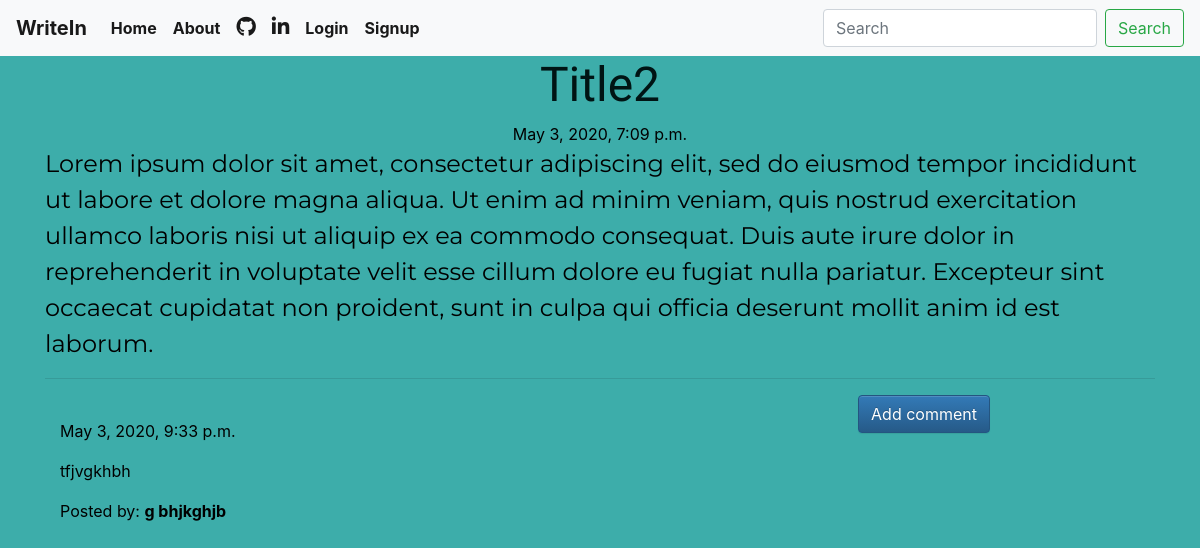
/post/42, run on the app's committed database.
### blog_app/models.py (models this page shows, shortened)
class Post(models.Model):
    title = models.CharField(max_length=150)
    author = models.ForeignKey(User, on_delete=models.CASCADE)
    text = models.TextField()
    create_date = models.DateTimeField(default=timezone.now)
    publish_date = models.DateTimeField(blank=True,null=True)

class Comment(models.Model):
    post = models.ForeignKey('blog_app.Post',related_name='comments', on_delete=models.CASCADE)
    author = models.CharField(max_length=150)
    text = models.TextField()
    create_date = models.DateTimeField(default=timezone.now)
    approve_comment = models.BooleanField(default=False)

### blog_app/views.py (the view)
# urls.py: url(r'^post/(?P<pk>\d+)$', views.PostDetailView.as_view(),name='post_detail'),
class PostDetailView(DetailView):
    model = Post

### blog_app/templates/blog_app/post_detail.html (shortened to what this page needs)
{% extends 'blog_app/base.html' %}
{% block content %}
        <h1 class='posttitle loader'>{{ post.title }}</h1>
        {% if post.publish_date %}
            <div class="date postdate">
                {{ post.publish_date }}
            </div>
        {% else %}
            <a class="btn btn-default" href="{% url 'blog_app:post_publish' pk=post.pk %}">Publish</a>
        {% endif %}
      <p class='postcontent' >{{ post.text|safe|linebreaksbr }}</p>
  <hr>
  <a class="btn btn-primary btn-comment" style="margin-bottom:100px; margin-right:210px" href="{% url 'blog_app:add_comment_to_post' pk=post.pk %}">Add comment</a>
  <div class="container">
  {% for comment in post.comments.all %}
  <br>
      {% if user.is_authenticated or comment.approve_comment %}
              {% if comment.approve_comment%}
                {{ comment.create_date }}
                <p>{{ comment.text|safe|linebreaks }}</p>
                <p>Posted by: <strong>{{ comment.author }}</strong></p>
              {% endif %}
      {% endif %}
  {% empty %}
      <p>No comments posted.</p>
  {% endfor %}
</div>
{% endblock %}

### blog_app/static/css/blog_app.css (style rules this page uses)
body { background-color : rgb(61,173,170); background-repeat: repeat; color: black; background-size: 1540px 750px; }
a { color: rgb(0,20,20); }
.postdate { text-align: center; }
.posttitle { font-family: 'Russo One', sans-serif; color: rgb(0,20,20); font-size: 3em; text-align: center; }
.postcontent { font-family: 'Montserrat'; font-size: 1.5em; }
.btn-comment { position: absolute; right: 0px; }

### data on the page
Post: title "Title2", publish_date "May 3, 2020, 7:09 p.m.", text "Lorem ipsum dolor sit amet, consectetur adipiscing elit, sed do eiusmod tempor incididunt ut labore et dolore magna aliqua. Ut enim ad minim veniam, quis nostrud exercitation ullamco laboris nisi ut aliquip ex ea commodo consequat. Duis aute irure dolor in reprehenderit in voluptate velit esse cillum dolore eu fugiat nulla pariatur. Excepteur sint occaecat cupidatat non proident, sunt in culpa qui officia deserunt mollit anim id est laborum."
Comment: create_date "May 3, 2020, 9:33 p.m.", text "tfjvgkhbh", author "g bhjkghjb"
